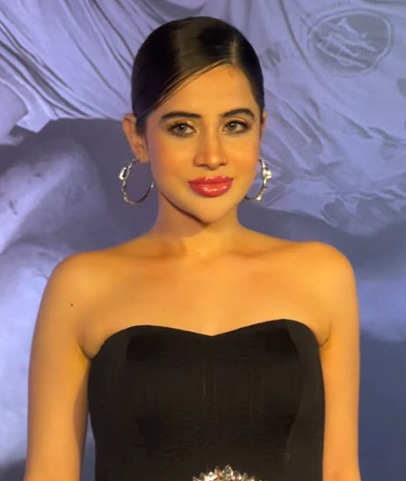
#> input picture 3.jpg, 406 x 481 px
$ python eye.py
#> lines starting #> are read from the running program, lines starting #| are printed output that depends on the picture; after the words box and inside, x2 and y2 are one past the last pixel; in counts of white or black regions, pixels touching at a corner belong together
import cv2
img=cv2.imread("3.jpg",cv2.IMREAD_COLOR)
#> img is the input picture: shape (481, 406, 3); mean B, G, R 104, 107.5, 132.2
face_cascade=cv2.CascadeClassifier("haarcascade_eye.xml")
grey_img=cv2.cvtColor(img,cv2.COLOR_BGR2GRAY)
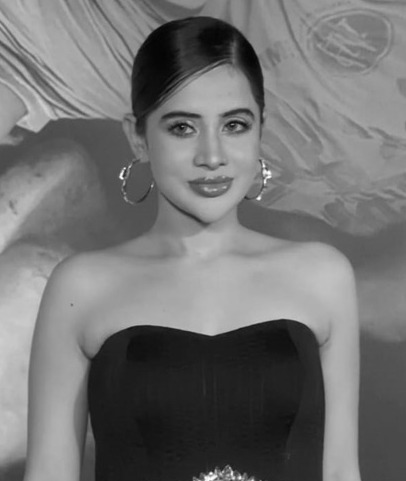
#> grey_img: shape (481, 406); min 2, max 253, mean 114.5
faces=face_cascade.detectMultiScale(grey_img,1.1,6)
#> faces = [[217, 108, 36, 36], [162, 108, 38, 38]]
print(faces)
#| [[217 108  36  36]
#|  [162 108  38  38]]
for(x,y,w,h) in faces:
    cv2.rectangle(img,(x,y),(x+w,y+h),(0,255,0),3)
#> this loop made 2 passes
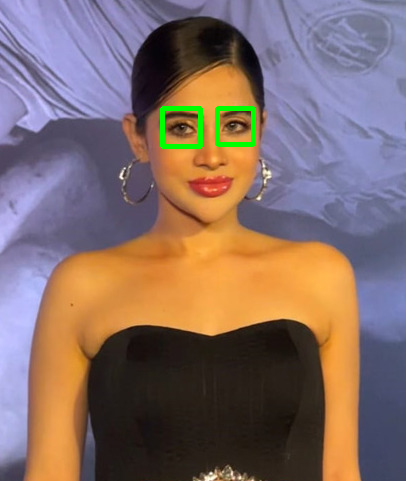
#> img: shape (481, 406, 3); 0.75% of pixels changed, all inside (x1, y1, x2, y2) = (160, 106, 256, 149)
cv2.imshow("eye Detector",img)
cv2.waitKey(5000)
cv2.destroyAllWindows()

$ run again, with 2.jpg copied over 3.jpg
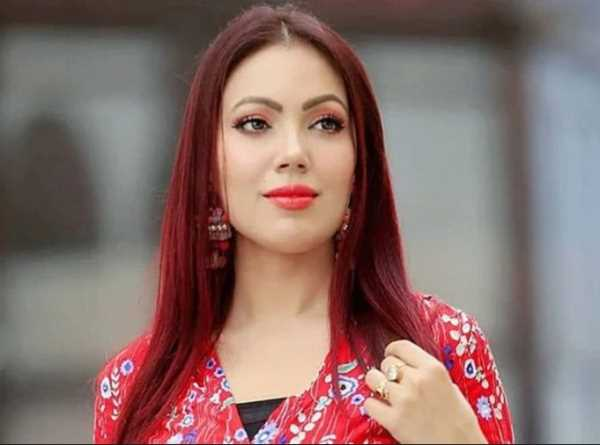
#> input picture 2.jpg, 600 x 445 px
#> img is the input picture: shape (445, 600, 3); mean B, G, R 106.5, 110.2, 137
#> `grey_img=cv2.cvtColor(img,cv2.COLOR_BGR2GRAY)`:
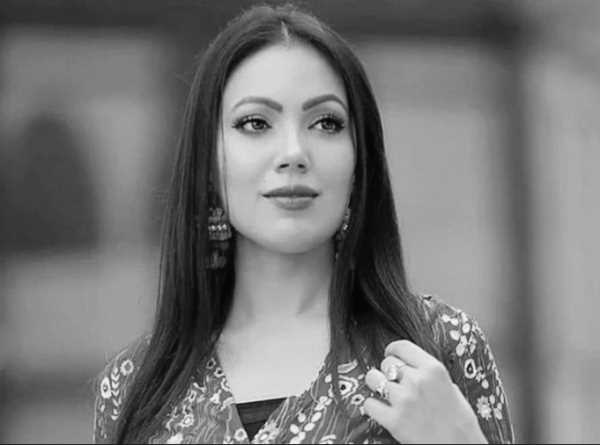
#> grey_img: shape (445, 600); min 2, max 252, mean 117.8
#> faces = [[227, 99, 48, 48], [304, 103, 42, 42], [271, 155, 24, 24]]
#| [[227  99  48  48]
#|  [304 103  42  42]
#|  [271 155  24  24]]
#> the loop `for(x,y,w,h) in faces:` made 3 passes
#> after the loop `for(x,y,w,h) in faces:`:
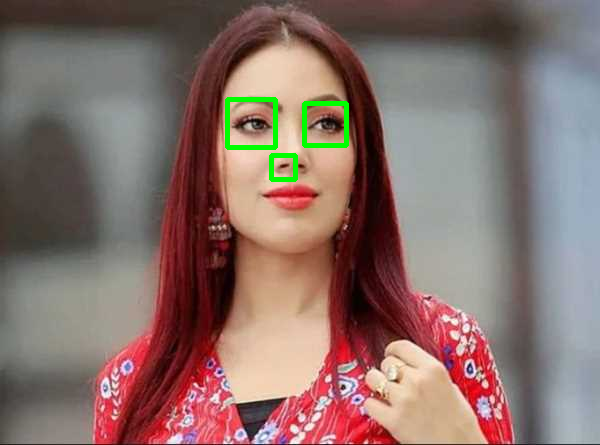
#> img: shape (445, 600, 3); 0.84% of pixels changed, all inside (x1, y1, x2, y2) = (225, 97, 349, 182)

$ run again, with 4.jpg copied over 3.jpg
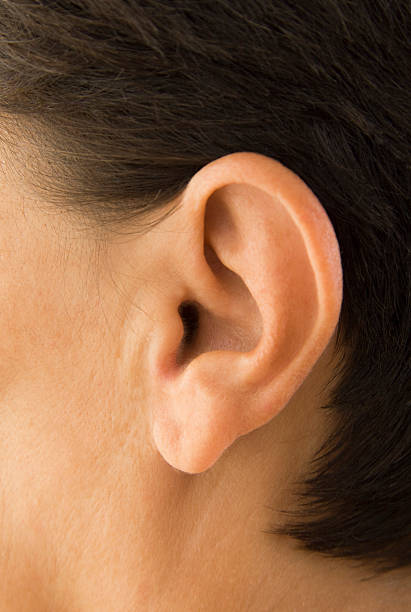
#> input picture 4.jpg, 411 x 612 px
#> img is the input picture: shape (612, 411, 3); mean B, G, R 66.7, 96.3, 137.6
#> `grey_img=cv2.cvtColor(img,cv2.COLOR_BGR2GRAY)`:
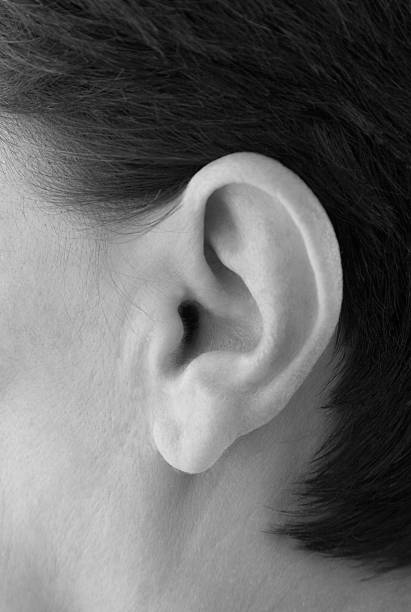
#> grey_img: shape (612, 411); min 0, max 233, mean 105.2
#> faces = ()

$ run again, with 5.jpg copied over 3.jpg
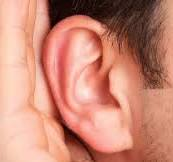
#> input picture 5.jpg, 173 x 162 px
#> img is the input picture: shape (162, 173, 3); mean B, G, R 117.5, 136.4, 201.7
#> `grey_img=cv2.cvtColor(img,cv2.COLOR_BGR2GRAY)`:
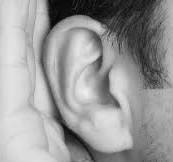
#> grey_img: shape (162, 173); min 3, max 239, mean 153.8
#> faces = ()
